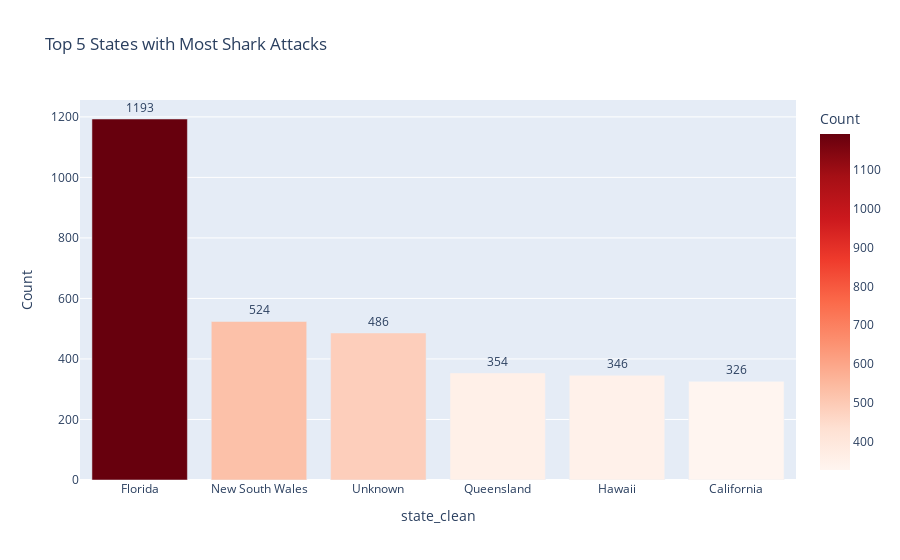

This figure's notebook cell:
### Code cell
import plotly.express as px
fig = px.bar(top_states,
             x='state_clean',
             y='Count',
             color='Count',
             color_continuous_scale='Reds',
             title =  'Top 5 States with Most Shark Attacks', 
             text = 'Count')
fig.update_traces(textposition='outside')  # move labels above bars
fig.update_layout(uniformtext_minsize=8, uniformtext_mode='hide')
fig.show()

### Figure 1 — Plotly figure (JSON) as saved in the notebook; plotly's stock layout.template omitted (floating-point values rounded to 4 significant figures)
{"data": [{"hovertemplate": "state_clean=%{x}<br>Count=%{marker.color}<extra></extra>", "legendgroup": "", "marker": {"color": [1193, 524, 486, 354, 346, 326], "coloraxis": "coloraxis", "pattern": {"shape": ""}}, "name": "", "orientation": "v", "showlegend": false, "text": [1193.0, 524.0, 486.0, 354.0, 346.0, 326.0], "textposition": "outside", "type": "bar", "x": ["Florida", "New South Wales", "Unknown", "Queensland", "Hawaii", "California"], "xaxis": "x", "y": [1193, 524, 486, 354, 346, 326], "yaxis": "y"}], "layout": {"barmode": "relative", "coloraxis": {"colorbar": {"title": {"text": "Count"}}, "colorscale": [[0, "rgb(255,245,240)"], [0.125, "rgb(254,224,210)"], [0.25, "rgb(252,187,161)"], [0.375, "rgb(252,146,114)"], [0.5, "rgb(251,106,74)"], [0.625, "rgb(239,59,44)"], [0.75, "rgb(203,24,29)"], [0.875, "rgb(165,15,21)"], [1, "rgb(103,0,13)"]]}, "legend": {"tracegroupgap": 0}, "title": {"text": "Top 5 States with Most Shark Attacks"}, "uniformtext": {"minsize": 8, "mode": "hide"}, "xaxis": {"anchor": "y", "domain": [0, 1], "title": {"text": "state_clean"}}, "yaxis": {"anchor": "x", "domain": [0, 1], "title": {"text": "Count"}}}}
